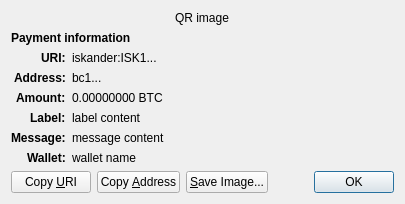
<?xml version="1.0" encoding="UTF-8"?>
<ui version="4.0">
 <class>ReceiveRequestDialog</class>
 <widget class="QDialog" name="ReceiveRequestDialog">
  <property name="geometry">
   <rect>
    <x>0</x>
    <y>0</y>
    <width>413</width>
    <height>229</height>
   </rect>
  </property>
  <property name="windowTitle">
   <string>Request payment to ...</string>
  </property>
  <layout class="QGridLayout" name="gridLayout" columnstretch="0,1">
   <property name="sizeConstraint">
    <enum>QLayout::SetFixedSize</enum>
   </property>
   <item row="0" column="0" colspan="2" alignment="Qt::AlignHCenter">
    <widget class="QRImageWidget" name="qr_code">
     <property name="text">
      <string notr="true">QR image</string>
     </property>
     <property name="textInteractionFlags">
      <set>Qt::NoTextInteraction</set>
     </property>
    </widget>
   </item>
   <item row="1" column="0" colspan="2">
    <widget class="QLabel" name="payment_header">
     <property name="font">
      <font>
       <weight>75</weight>
       <bold>true</bold>
      </font>
     </property>
     <property name="text">
      <string>Payment information</string>
     </property>
     <property name="textInteractionFlags">
      <set>Qt::NoTextInteraction</set>
     </property>
    </widget>
   </item>
   <item row="2" column="0" alignment="Qt::AlignRight|Qt::AlignTop">
    <widget class="QLabel" name="uri_tag">
     <property name="font">
      <font>
       <weight>75</weight>
       <bold>true</bold>
      </font>
     </property>
     <property name="text">
      <string notr="true">URI:</string>
     </property>
     <property name="textFormat">
      <enum>Qt::PlainText</enum>
     </property>
     <property name="textInteractionFlags">
      <set>Qt::NoTextInteraction</set>
     </property>
    </widget>
   </item>
   <item row="2" column="1" alignment="Qt::AlignTop">
    <widget class="QLabel" name="uri_content">
     <property name="text">
      <string notr="true">iskander:ISK1...</string>
     </property>
     <property name="textFormat">
      <enum>Qt::RichText</enum>
     </property>
     <property name="wordWrap">
      <bool>true</bool>
     </property>
     <property name="textInteractionFlags">
      <set>Qt::TextSelectableByMouse</set>
     </property>
    </widget>
   </item>
   <item row="3" column="0" alignment="Qt::AlignRight|Qt::AlignTop">
    <widget class="QLabel" name="address_tag">
     <property name="font">
      <font>
       <weight>75</weight>
       <bold>true</bold>
      </font>
     </property>
     <property name="text">
      <string>Address:</string>
     </property>
     <property name="textInteractionFlags">
      <set>Qt::NoTextInteraction</set>
     </property>
    </widget>
   </item>
   <item row="3" column="1" alignment="Qt::AlignTop">
    <widget class="QLabel" name="address_content">
     <property name="text">
      <string notr="true">bc1...</string>
     </property>
     <property name="textFormat">
      <enum>Qt::PlainText</enum>
     </property>
     <property name="textInteractionFlags">
      <set>Qt::TextSelectableByMouse</set>
     </property>
    </widget>
   </item>
   <item row="4" column="0" alignment="Qt::AlignRight|Qt::AlignTop">
    <widget class="QLabel" name="amount_tag">
     <property name="font">
      <font>
       <weight>75</weight>
       <bold>true</bold>
      </font>
     </property>
     <property name="text">
      <string>Amount:</string>
     </property>
     <property name="textInteractionFlags">
      <set>Qt::NoTextInteraction</set>
     </property>
    </widget>
   </item>
   <item row="4" column="1" alignment="Qt::AlignTop">
    <widget class="QLabel" name="amount_content">
     <property name="text">
      <string notr="true">0.00000000 BTC</string>
     </property>
     <property name="textFormat">
      <enum>Qt::PlainText</enum>
     </property>
     <property name="textInteractionFlags">
      <set>Qt::TextSelectableByMouse</set>
     </property>
    </widget>
   </item>
   <item row="5" column="0" alignment="Qt::AlignRight|Qt::AlignTop">
    <widget class="QLabel" name="label_tag">
     <property name="font">
      <font>
       <weight>75</weight>
       <bold>true</bold>
      </font>
     </property>
     <property name="text">
      <string>Label:</string>
     </property>
     <property name="textInteractionFlags">
      <set>Qt::NoTextInteraction</set>
     </property>
    </widget>
   </item>
   <item row="5" column="1" alignment="Qt::AlignTop">
    <widget class="QLabel" name="label_content">
     <property name="text">
      <string notr="true">label content</string>
     </property>
     <property name="textFormat">
      <enum>Qt::PlainText</enum>
     </property>
     <property name="wordWrap">
      <bool>true</bool>
     </property>
     <property name="textInteractionFlags">
      <set>Qt::TextSelectableByMouse</set>
     </property>
    </widget>
   </item>
   <item row="6" column="0" alignment="Qt::AlignRight|Qt::AlignTop">
    <widget class="QLabel" name="message_tag">
     <property name="font">
      <font>
       <weight>75</weight>
       <bold>true</bold>
      </font>
     </property>
     <property name="text">
      <string>Message:</string>
     </property>
     <property name="textInteractionFlags">
      <set>Qt::NoTextInteraction</set>
     </property>
    </widget>
   </item>
   <item row="6" column="1" alignment="Qt::AlignTop">
    <widget class="QLabel" name="message_content">
     <property name="text">
      <string notr="true">message content</string>
     </property>
     <property name="textFormat">
      <enum>Qt::PlainText</enum>
     </property>
     <property name="wordWrap">
      <bool>true</bool>
     </property>
     <property name="textInteractionFlags">
      <set>Qt::TextSelectableByMouse</set>
     </property>
    </widget>
   </item>
   <item row="7" column="0" alignment="Qt::AlignRight|Qt::AlignTop">
    <widget class="QLabel" name="wallet_tag">
     <property name="font">
      <font>
       <weight>75</weight>
       <bold>true</bold>
      </font>
     </property>
     <property name="text">
      <string>Wallet:</string>
     </property>
     <property name="textInteractionFlags">
      <set>Qt::NoTextInteraction</set>
     </property>
    </widget>
   </item>
   <item row="7" column="1" alignment="Qt::AlignTop">
    <widget class="QLabel" name="wallet_content">
     <property name="text">
      <string notr="true">wallet name</string>
     </property>
     <property name="textFormat">
      <enum>Qt::PlainText</enum>
     </property>
     <property name="wordWrap">
      <bool>true</bool>
     </property>
     <property name="textInteractionFlags">
      <set>Qt::TextSelectableByMouse</set>
     </property>
    </widget>
   </item>
   <item row="8" column="0" colspan="2">
    <layout class="QHBoxLayout" name="horizontalLayout">
     <item>
      <widget class="QPushButton" name="btnCopyURI">
       <property name="text">
        <string>Copy &amp;URI</string>
       </property>
       <property name="autoDefault">
        <bool>false</bool>
       </property>
      </widget>
     </item>
     <item>
      <widget class="QPushButton" name="btnCopyAddress">
       <property name="text">
        <string>Copy &amp;Address</string>
       </property>
       <property name="autoDefault">
        <bool>false</bool>
       </property>
      </widget>
     </item>
     <item>
      <widget class="QPushButton" name="btnSaveAs">
       <property name="text">
        <string>&amp;Save Image...</string>
       </property>
       <property name="autoDefault">
        <bool>false</bool>
       </property>
      </widget>
     </item>
     <item>
      <spacer name="horizontalSpacer_2">
       <property name="orientation">
        <enum>Qt::Horizontal</enum>
       </property>
       <property name="sizeHint" stdset="0">
        <size>
         <width>40</width>
         <height>20</height>
        </size>
       </property>
      </spacer>
     </item>
     <item>
      <widget class="QDialogButtonBox" name="buttonBox">
       <property name="focusPolicy">
        <enum>Qt::StrongFocus</enum>
       </property>
       <property name="standardButtons">
        <set>QDialogButtonBox::Ok</set>
       </property>
      </widget>
     </item>
    </layout>
   </item>
  </layout>
 </widget>
 <customwidgets>
  <customwidget>
   <class>QRImageWidget</class>
   <extends>QLabel</extends>
   <header>qt/qrimagewidget.h</header>
  </customwidget>
 </customwidgets>
 <tabstops>
  <tabstop>buttonBox</tabstop>
  <tabstop>btnCopyURI</tabstop>
  <tabstop>btnCopyAddress</tabstop>
  <tabstop>btnSaveAs</tabstop>
 </tabstops>
 <resources/>
 <connections>
  <connection>
   <sender>buttonBox</sender>
   <signal>accepted()</signal>
   <receiver>ReceiveRequestDialog</receiver>
   <slot>accept()</slot>
   <hints>
    <hint type="sourcelabel">
     <x>135</x>
     <y>230</y>
    </hint>
    <hint type="destinationlabel">
     <x>135</x>
     <y>126</y>
    </hint>
   </hints>
  </connection>
 </connections>
</ui>
